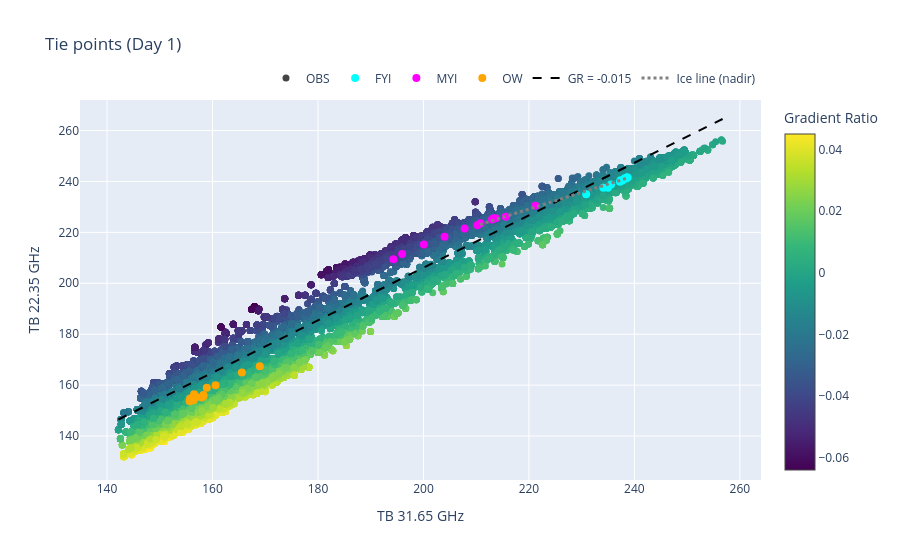

The notebook cell saved with this chart:
### Code cell
day_ds = xr.open_dataset(f"../preprocessed-data/uncorrected/march1976_19760301.nc")
#print(day_ds.TBCH1.shape)

GR, mask_water, mask_ice, mask_FYI, mask_MYI, north_mask, south_mask = gen_masks(day_ds)

ocean_mask = (day_ds.lsm == 0) & (day_ds.ELEV<0.05)

day_ds_north = day_ds.where(north_mask & ocean_mask, drop=True)
plot_tiepoints(1,day_ds_north, tie_smoothed_north)

### Figure 1 — Plotly figure (JSON) as saved in the notebook; plotly's stock layout.template omitted (floating-point values rounded to 4 significant figures; data arrays with more than 128 entries replaced by an {"elided": "..."} marker saying what was removed)
{"data": [{"marker": {"color": {"elided": "122863 float values"}, "colorbar": {"title": {"text": "Gradient Ratio"}}, "colorscale": [[0, "#440154"], [0.1111, "#482878"], [0.2222, "#3e4989"], [0.3333, "#31688e"], [0.4444, "#26828e"], [0.5556, "#1f9e89"], [0.6667, "#35b779"], [0.7778, "#6ece58"], [0.8889, "#b5de2b"], [1, "#fde725"]], "showscale": true, "size": 7}, "mode": "markers", "name": "OBS", "type": "scatter", "x": {"elided": "122863 float values"}, "y": {"elided": "122863 float values"}}, {"marker": {"color": "cyan", "size": 8}, "mode": "markers", "name": "FYI", "type": "scatter", "x": [null, 234.1, 235.6, 237.3, 237.7, 238.5, 238.4, 238.6, 238.7, 238.1, 237.4, 235.0, 230.9], "y": [null, 237.5, 238.8, 239.9, 240.4, 241.6, 241.2, 241.6, 241.6, 241.1, 240.5, 237.6, 234.9]}, {"marker": {"color": "magenta", "size": 8}, "mode": "markers", "name": "MYI", "type": "scatter", "x": [null, 221.2, 215.6, 213.0, 213.7, 213.3, 210.2, 210.8, 207.8, 204.0, 200.1, 196.0, 194.3], "y": [null, 230.5, 226.1, 225.1, 225.6, 225.6, 222.8, 223.6, 221.5, 218.2, 215.2, 211.5, 209.5]}, {"marker": {"color": "orange", "size": 8}, "mode": "markers", "name": "OW", "type": "scatter", "x": [169.0, 160.6, 156.5, 155.7, 156.4, 158.0, 158.3, 158.3, 156.9, 155.8, 156.5, 158.9, 165.6], "y": [167.5, 159.9, 154.9, 153.6, 154.1, 155.1, 155.7, 156.1, 155.3, 154.8, 156.4, 158.9, 165.0]}, {"line": {"color": "black", "dash": "dash"}, "mode": "lines", "name": "GR = -0.015", "type": "scatter", "x": [142.2, 256.7], "y": [146.5, 264.5]}, {"line": {"color": "gray", "dash": "dot", "width": 3}, "mode": "lines", "name": "Ice line (nadir)", "type": "scatter", "x": [238.4, 210.2], "y": [241.2, 222.8]}], "layout": {"legend": {"orientation": "h", "x": 1, "xanchor": "right", "y": 1.02, "yanchor": "bottom"}, "title": {"text": "Tie points (Day 1)"}, "xaxis": {"title": {"text": "TB 31.65 GHz"}}, "yaxis": {"title": {"text": "TB 22.35 GHz"}}}}
